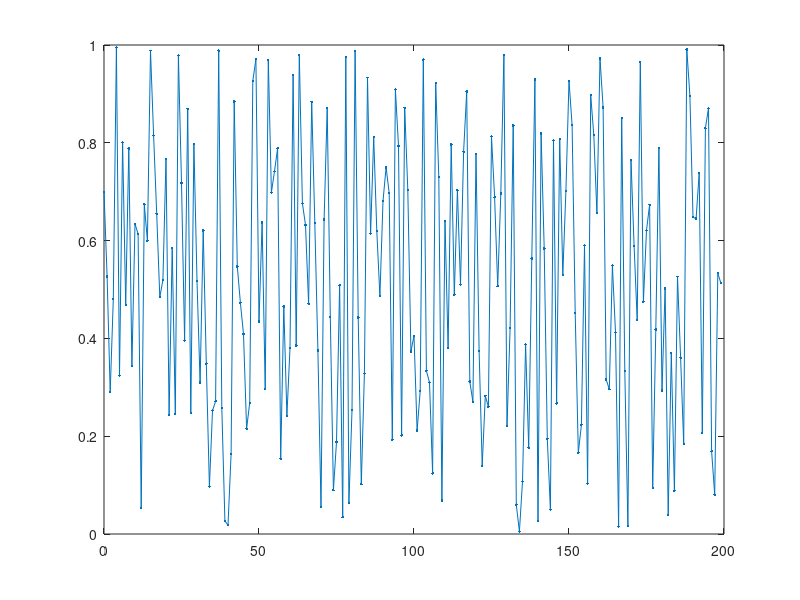

MATLAB code to generate this figure:
N = 200;
figure (1)
x = 0:(N-1);
y = rand(1, length(x));
plot(x(1), y(1));
axis([0 N 0 1]);
vh = get(gca,'children');
for i=1:length(x)
set(vh, 'xdata',x(1:i), 'ydata', y(1:i));
% si no hay nada dentro del parentesis
% se tiene que presionar enter en la
% consola para que el movimiento suceda
% ctr c para detener el programa
pause(0.1);
endfor
